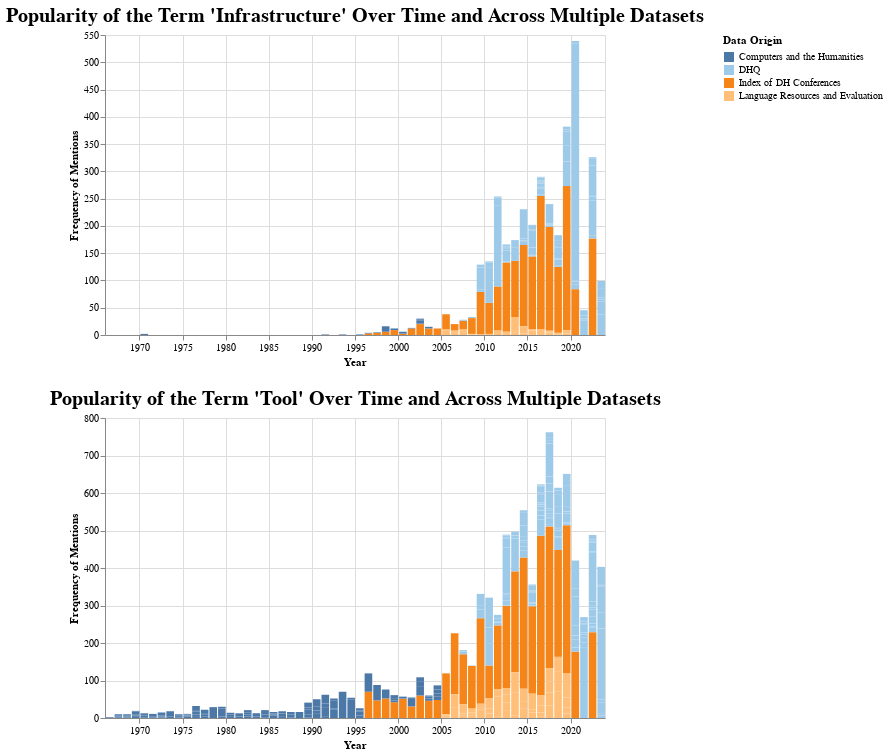

Notebook code for this chart:
### Code cell
infrastructure_tool_chart

### Figure 1 — Vega-Lite specification as saved in the notebook (floating-point values rounded to 4 significant figures; data arrays with more than 128 entries replaced by an {"elided": "..."} marker saying what was removed)
{"config": {"view": {"continuousWidth": 300, "continuousHeight": 300}, "axis": {"labelFont": "Garamond", "titleFont": "Garamond"}, "legend": {"labelFont": "Garamond", "titleFont": "Garamond"}, "title": {"anchor": "middle", "font": "Garamond", "fontSize": 20}}, "vconcat": [{"mark": {"type": "bar"}, "data": {"name": "data-3f1975bdaad931304e0d3924aefda3aa"}, "encoding": {"color": {"field": "data_origin", "legend": {"labelLimit": 0, "symbolLimit": 0, "title": "Data Origin"}, "scale": {"scheme": "tableau20"}, "sort": {"field": "counts", "op": "sum", "order": "descending"}, "type": "nominal"}, "opacity": {"condition": {"param": "param_7", "value": 1}, "value": 0.2}, "tooltip": [{"field": "data_origin", "title": "Data Origin", "type": "nominal"}, {"field": "Raw Frequency of Mentions", "type": "quantitative"}, {"field": "date", "format": "%Y", "title": "Date", "type": "temporal"}, {"field": "Frequency of Mentions Scaled by Total Tokens", "format": ".2f", "title": "Frequency of Mentions Scaled by Total Tokens (Percentage)", "type": "quantitative"}, {"field": "total_tokens", "title": "Total Tokens", "type": "quantitative"}], "x": {"axis": {"title": "Year"}, "field": "date", "timeUnit": "year", "type": "temporal"}, "y": {"axis": {"title": "Frequency of Mentions"}, "field": "y", "type": "quantitative"}}, "name": "view_5", "title": "Popularity of the Term 'Infrastructure' Over Time and Across Multiple Datasets", "transform": [{"calculate": "datum[param_6]", "as": "y"}], "width": 500}, {"mark": {"type": "bar"}, "data": {"name": "data-7342a8c8bb693d40b273849279c26975"}, "encoding": {"color": {"field": "data_origin", "legend": {"labelLimit": 0, "symbolLimit": 0, "title": "Data Origin"}, "scale": {"scheme": "tableau20"}, "sort": {"field": "counts", "op": "sum", "order": "descending"}, "type": "nominal"}, "opacity": {"condition": {"param": "param_8", "value": 1}, "value": 0.2}, "tooltip": [{"field": "data_origin", "title": "Data Origin", "type": "nominal"}, {"field": "Raw Frequency of Mentions", "type": "quantitative"}, {"field": "date", "format": "%Y", "title": "Date", "type": "temporal"}, {"field": "Frequency of Mentions Scaled by Total Tokens", "format": ".2f", "title": "Frequency of Mentions Scaled by Total Tokens (Percentage)", "type": "quantitative"}, {"field": "total_tokens", "title": "Total Tokens", "type": "quantitative"}], "x": {"axis": {"title": "Year"}, "field": "date", "timeUnit": "year", "type": "temporal"}, "y": {"axis": {"title": "Frequency of Mentions"}, "field": "y", "type": "quantitative"}}, "name": "view_6", "title": "Popularity of the Term 'Tool' Over Time and Across Multiple Datasets", "transform": [{"calculate": "datum[param_6]", "as": "y"}], "width": 500}], "datasets": {"data-3f1975bdaad931304e0d3924aefda3aa": {"elided": "416 records"}, "data-7342a8c8bb693d40b273849279c26975": {"elided": "416 records"}}, "params": [{"name": "param_6", "bind": {"input": "select", "options": ["Raw Frequency of Mentions", "Frequency of Mentions Scaled by Total Tokens"], "name": "Select Counting Method on Y Axis"}, "value": "Raw Frequency of Mentions"}, {"name": "param_7", "select": {"type": "point", "fields": ["data_origin"]}, "bind": "legend", "views": ["view_5"]}, {"name": "param_8", "select": {"type": "point", "fields": ["data_origin"]}, "bind": "legend", "views": ["view_6"]}], "$schema": "https://vega.github.io/schema/vega-lite/v5.15.1.json"}
